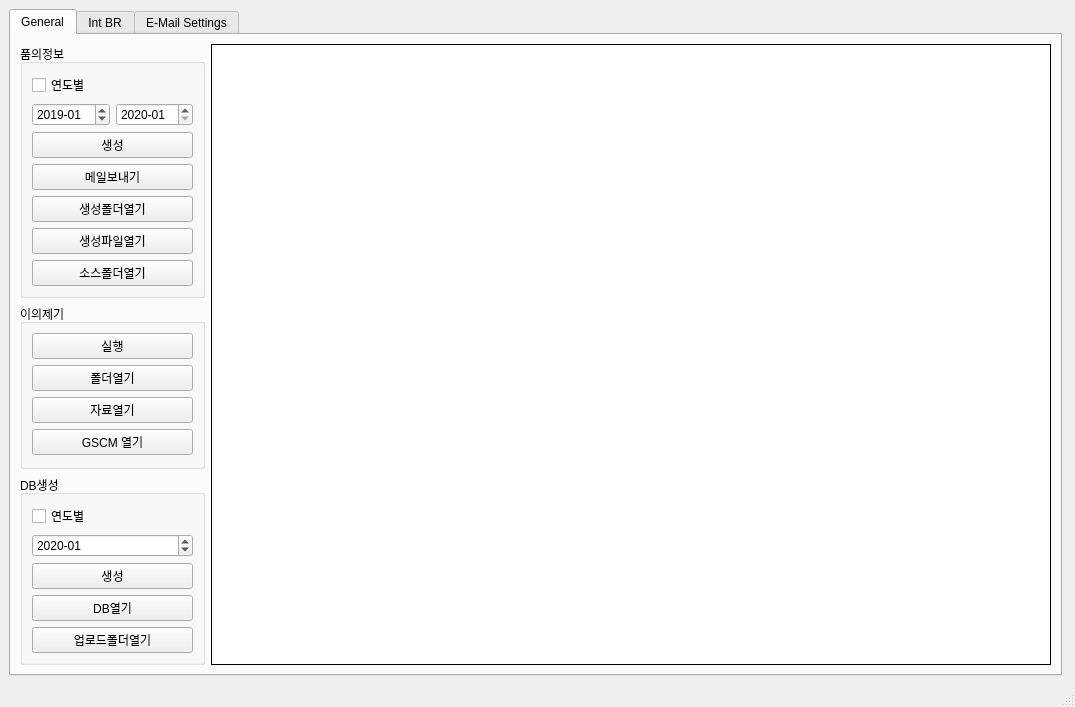
<?xml version="1.0" encoding="UTF-8"?>
<ui version="4.0">
 <class>Consult2</class>
 <widget class="QMainWindow" name="Consult2">
  <property name="geometry">
   <rect>
    <x>0</x>
    <y>0</y>
    <width>1075</width>
    <height>616</height>
   </rect>
  </property>
  <property name="windowTitle">
   <string>Consult2</string>
  </property>
  <widget class="QWidget" name="centralwidget">
   <layout class="QGridLayout" name="gridLayout">
    <item row="0" column="1">
     <spacer name="horizontalSpacer_2">
      <property name="orientation">
       <enum>Qt::Horizontal</enum>
      </property>
      <property name="sizeHint" stdset="0">
       <size>
        <width>40</width>
        <height>20</height>
       </size>
      </property>
     </spacer>
    </item>
    <item row="0" column="0">
     <widget class="QTabWidget" name="tabWidget">
      <property name="currentIndex">
       <number>0</number>
      </property>
      <widget class="QWidget" name="tab_1">
       <attribute name="title">
        <string>General</string>
       </attribute>
       <layout class="QGridLayout" name="gridLayout_5">
        <item row="0" column="0">
         <widget class="QGroupBox" name="Consult">
          <property name="title">
           <string>품의정보</string>
          </property>
          <layout class="QGridLayout" name="gridLayout_3">
           <item row="6" column="0" colspan="2">
            <widget class="QPushButton" name="consult_folderBtn">
             <property name="text">
              <string>생성폴더열기</string>
             </property>
            </widget>
           </item>
           <item row="1" column="1">
            <widget class="QDateEdit" name="end_m">
             <property name="contextMenuPolicy">
              <enum>Qt::NoContextMenu</enum>
             </property>
             <property name="maximumDate">
              <date>
               <year>2030</year>
               <month>12</month>
               <day>31</day>
              </date>
             </property>
             <property name="minimumDate">
              <date>
               <year>2010</year>
               <month>1</month>
               <day>1</day>
              </date>
             </property>
             <property name="currentSection">
              <enum>QDateTimeEdit::MonthSection</enum>
             </property>
             <property name="displayFormat">
              <string>yyyy-MM</string>
             </property>
             <property name="currentSectionIndex">
              <number>1</number>
             </property>
             <property name="date">
              <date>
               <year>2020</year>
               <month>1</month>
               <day>1</day>
              </date>
             </property>
            </widget>
           </item>
           <item row="0" column="0">
            <widget class="QCheckBox" name="year_checkBX_1">
             <property name="text">
              <string>연도별</string>
             </property>
            </widget>
           </item>
           <item row="5" column="0" colspan="2">
            <widget class="QPushButton" name="email_Btn">
             <property name="text">
              <string>메일보내기</string>
             </property>
            </widget>
           </item>
           <item row="7" column="0" colspan="2">
            <widget class="QPushButton" name="file_Btn">
             <property name="text">
              <string>생성파일열기</string>
             </property>
            </widget>
           </item>
           <item row="1" column="0">
            <widget class="QDateEdit" name="start_m">
             <property name="maximumDate">
              <date>
               <year>2030</year>
               <month>12</month>
               <day>31</day>
              </date>
             </property>
             <property name="minimumDate">
              <date>
               <year>2010</year>
               <month>1</month>
               <day>1</day>
              </date>
             </property>
             <property name="currentSection">
              <enum>QDateTimeEdit::YearSection</enum>
             </property>
             <property name="displayFormat">
              <string>yyyy-MM</string>
             </property>
             <property name="date">
              <date>
               <year>2019</year>
               <month>1</month>
               <day>1</day>
              </date>
             </property>
            </widget>
           </item>
           <item row="4" column="0" colspan="2">
            <widget class="QPushButton" name="consult_confirmBtn">
             <property name="text">
              <string>생성</string>
             </property>
            </widget>
           </item>
           <item row="8" column="0" colspan="2">
            <widget class="QPushButton" name="sourceBtn">
             <property name="text">
              <string>소스폴더열기</string>
             </property>
            </widget>
           </item>
          </layout>
         </widget>
        </item>
        <item row="0" column="1" rowspan="3">
         <widget class="QLabel" name="image">
          <property name="minimumSize">
           <size>
            <width>840</width>
            <height>480</height>
           </size>
          </property>
          <property name="maximumSize">
           <size>
            <width>1000</width>
            <height>1000</height>
           </size>
          </property>
          <property name="styleSheet">
           <string notr="true">background-color: rgb(255, 255, 255);</string>
          </property>
          <property name="frameShape">
           <enum>QFrame::Box</enum>
          </property>
          <property name="text">
           <string/>
          </property>
          <property name="scaledContents">
           <bool>true</bool>
          </property>
         </widget>
        </item>
        <item row="1" column="0">
         <widget class="QGroupBox" name="Objection">
          <property name="title">
           <string>이의제기</string>
          </property>
          <layout class="QGridLayout" name="gridLayout_4">
           <item row="2" column="0" colspan="2">
            <widget class="QPushButton" name="excute_BTN_1">
             <property name="text">
              <string>실행</string>
             </property>
            </widget>
           </item>
           <item row="3" column="0" colspan="2">
            <widget class="QPushButton" name="obj_folderBtn">
             <property name="text">
              <string>폴더열기</string>
             </property>
            </widget>
           </item>
           <item row="5" column="0" colspan="2">
            <widget class="QPushButton" name="GSCM_BTN">
             <property name="text">
              <string>GSCM 열기</string>
             </property>
            </widget>
           </item>
           <item row="4" column="0" colspan="2">
            <widget class="QPushButton" name="obj_fileBtn">
             <property name="text">
              <string>자료열기</string>
             </property>
            </widget>
           </item>
          </layout>
         </widget>
        </item>
        <item row="2" column="0">
         <widget class="QGroupBox" name="DBgen">
          <property name="title">
           <string>DB생성</string>
          </property>
          <layout class="QGridLayout" name="gridLayout_2">
           <item row="0" column="0">
            <widget class="QCheckBox" name="year_checkBX_2">
             <property name="text">
              <string>연도별</string>
             </property>
            </widget>
           </item>
           <item row="2" column="0" colspan="2">
            <widget class="QPushButton" name="DB_CRT_BTN">
             <property name="text">
              <string>생성</string>
             </property>
            </widget>
           </item>
           <item row="1" column="0" colspan="2">
            <widget class="QDateEdit" name="DB_start_m">
             <property name="contextMenuPolicy">
              <enum>Qt::PreventContextMenu</enum>
             </property>
             <property name="dateTime">
              <datetime>
               <hour>0</hour>
               <minute>0</minute>
               <second>0</second>
               <year>2020</year>
               <month>1</month>
               <day>1</day>
              </datetime>
             </property>
             <property name="maximumDate">
              <date>
               <year>2030</year>
               <month>12</month>
               <day>31</day>
              </date>
             </property>
             <property name="minimumDate">
              <date>
               <year>2010</year>
               <month>1</month>
               <day>1</day>
              </date>
             </property>
             <property name="displayFormat">
              <string>yyyy-MM</string>
             </property>
            </widget>
           </item>
           <item row="3" column="0" colspan="2">
            <widget class="QPushButton" name="DB_OPN_BTN">
             <property name="text">
              <string>DB열기</string>
             </property>
            </widget>
           </item>
           <item row="4" column="0" colspan="2">
            <widget class="QPushButton" name="upload_BTN_2">
             <property name="text">
              <string>업로드폴더열기</string>
             </property>
            </widget>
           </item>
          </layout>
         </widget>
        </item>
       </layout>
      </widget>
      <widget class="QWidget" name="tab_2">
       <attribute name="title">
        <string>Int BR</string>
       </attribute>
       <layout class="QGridLayout" name="gridLayout_8">
        <item row="0" column="0">
         <widget class="QGroupBox" name="IntBR">
          <property name="title">
           <string>통합분담율</string>
          </property>
          <layout class="QGridLayout" name="gridLayout_6">
           <item row="3" column="2">
            <widget class="QLineEdit" name="lineEdit_exc"/>
           </item>
           <item row="0" column="0" colspan="3">
            <widget class="QComboBox" name="comboBox">
             <item>
              <property name="text">
               <string>HMMA</string>
              </property>
             </item>
             <item>
              <property name="text">
               <string>KMMG</string>
              </property>
             </item>
             <item>
              <property name="text">
               <string>KMS</string>
              </property>
             </item>
             <item>
              <property name="text">
               <string>HMMC</string>
              </property>
             </item>
             <item>
              <property name="text">
               <string>HMMR</string>
              </property>
             </item>
             <item>
              <property name="text">
               <string>HMB</string>
              </property>
             </item>
             <item>
              <property name="text">
               <string>KMM</string>
              </property>
             </item>
             <item>
              <property name="text">
               <string>HAOS</string>
              </property>
             </item>
             <item>
              <property name="text">
               <string>HMI</string>
              </property>
             </item>
             <item>
              <property name="text">
               <string>KMI</string>
              </property>
             </item>
             <item>
              <property name="text">
               <string>CHMC</string>
              </property>
             </item>
             <item>
              <property name="text">
               <string>YOUNGSAN</string>
              </property>
             </item>
            </widget>
           </item>
           <item row="1" column="2">
            <widget class="QDateEdit" name="end_m_2">
             <property name="contextMenuPolicy">
              <enum>Qt::NoContextMenu</enum>
             </property>
             <property name="maximumDate">
              <date>
               <year>2030</year>
               <month>12</month>
               <day>31</day>
              </date>
             </property>
             <property name="minimumDate">
              <date>
               <year>2010</year>
               <month>1</month>
               <day>1</day>
              </date>
             </property>
             <property name="currentSection">
              <enum>QDateTimeEdit::MonthSection</enum>
             </property>
             <property name="displayFormat">
              <string>yyyy-MM</string>
             </property>
             <property name="currentSectionIndex">
              <number>1</number>
             </property>
             <property name="date">
              <date>
               <year>2020</year>
               <month>1</month>
               <day>1</day>
              </date>
             </property>
            </widget>
           </item>
           <item row="6" column="0" colspan="3">
            <widget class="QPushButton" name="test_btn">
             <property name="text">
              <string>테스트</string>
             </property>
            </widget>
           </item>
           <item row="8" column="0" colspan="3">
            <widget class="QPushButton" name="br_filebtn">
             <property name="text">
              <string>생성파일열기</string>
             </property>
            </widget>
           </item>
           <item row="7" column="0" colspan="3">
            <widget class="QPushButton" name="br_foldbtn">
             <property name="text">
              <string>생성폴더열기</string>
             </property>
            </widget>
           </item>
           <item row="5" column="0" colspan="3">
            <widget class="QPushButton" name="calculate_btn">
             <property name="text">
              <string>계산</string>
             </property>
            </widget>
           </item>
           <item row="9" column="0" colspan="3">
            <widget class="QPushButton" name="br_emailbtn">
             <property name="text">
              <string>메일보내기</string>
             </property>
            </widget>
           </item>
           <item row="2" column="2">
            <widget class="QLineEdit" name="lineEdit_gen"/>
           </item>
           <item row="2" column="0">
            <widget class="QLabel" name="label_gen">
             <property name="text">
              <string>일반분담율</string>
             </property>
            </widget>
           </item>
           <item row="3" column="0">
            <widget class="QLabel" name="label_exc">
             <property name="text">
              <string>교류분담율</string>
             </property>
            </widget>
           </item>
           <item row="1" column="0" colspan="2">
            <widget class="QDateEdit" name="start_m_2">
             <property name="maximumDate">
              <date>
               <year>2030</year>
               <month>12</month>
               <day>31</day>
              </date>
             </property>
             <property name="minimumDate">
              <date>
               <year>2010</year>
               <month>1</month>
               <day>1</day>
              </date>
             </property>
             <property name="currentSection">
              <enum>QDateTimeEdit::YearSection</enum>
             </property>
             <property name="displayFormat">
              <string>yyyy-MM</string>
             </property>
             <property name="date">
              <date>
               <year>2019</year>
               <month>1</month>
               <day>1</day>
              </date>
             </property>
            </widget>
           </item>
          </layout>
         </widget>
        </item>
        <item row="1" column="0">
         <widget class="QGroupBox" name="IntBR_raw">
          <property name="title">
           <string>로우데이터 생성</string>
          </property>
          <layout class="QGridLayout" name="gridLayout_9">
           <item row="2" column="1">
            <widget class="QComboBox" name="comboBox_gen_exc">
             <item>
              <property name="text">
               <string>전체</string>
              </property>
             </item>
             <item>
              <property name="text">
               <string>일반</string>
              </property>
             </item>
             <item>
              <property name="text">
               <string>교류</string>
              </property>
             </item>
            </widget>
           </item>
           <item row="1" column="1">
            <widget class="QDateEdit" name="end_m_3">
             <property name="contextMenuPolicy">
              <enum>Qt::NoContextMenu</enum>
             </property>
             <property name="maximumDate">
              <date>
               <year>2030</year>
               <month>12</month>
               <day>31</day>
              </date>
             </property>
             <property name="minimumDate">
              <date>
               <year>2010</year>
               <month>1</month>
               <day>1</day>
              </date>
             </property>
             <property name="currentSection">
              <enum>QDateTimeEdit::MonthSection</enum>
             </property>
             <property name="displayFormat">
              <string>yyyy-MM</string>
             </property>
             <property name="currentSectionIndex">
              <number>1</number>
             </property>
             <property name="date">
              <date>
               <year>2020</year>
               <month>1</month>
               <day>1</day>
              </date>
             </property>
            </widget>
           </item>
           <item row="6" column="0" colspan="2">
            <widget class="QPushButton" name="br_rawbtn">
             <property name="text">
              <string>생성</string>
             </property>
            </widget>
           </item>
           <item row="3" column="1">
            <widget class="QComboBox" name="comboBox_cc">
             <item>
              <property name="text">
               <string>전체</string>
              </property>
             </item>
             <item>
              <property name="text">
               <string>켐페인제외</string>
              </property>
             </item>
            </widget>
           </item>
           <item row="8" column="0" colspan="2">
            <widget class="QPushButton" name="br_rawfoldbtn">
             <property name="text">
              <string>생성폴더열기</string>
             </property>
            </widget>
           </item>
           <item row="1" column="0">
            <widget class="QDateEdit" name="start_m_3">
             <property name="maximumDate">
              <date>
               <year>2030</year>
               <month>12</month>
               <day>31</day>
              </date>
             </property>
             <property name="minimumDate">
              <date>
               <year>2010</year>
               <month>1</month>
               <day>1</day>
              </date>
             </property>
             <property name="currentSection">
              <enum>QDateTimeEdit::YearSection</enum>
             </property>
             <property name="displayFormat">
              <string>yyyy-MM</string>
             </property>
             <property name="date">
              <date>
               <year>2019</year>
               <month>1</month>
               <day>1</day>
              </date>
             </property>
            </widget>
           </item>
           <item row="3" column="0">
            <widget class="QLabel" name="label_exc_2">
             <property name="text">
              <string>캠페인</string>
             </property>
            </widget>
           </item>
           <item row="0" column="0" colspan="2">
            <widget class="QComboBox" name="comboBox_2">
             <item>
              <property name="text">
               <string>HMMA</string>
              </property>
             </item>
             <item>
              <property name="text">
               <string>KMMG</string>
              </property>
             </item>
             <item>
              <property name="text">
               <string>KMS</string>
              </property>
             </item>
             <item>
              <property name="text">
               <string>HMMC</string>
              </property>
             </item>
             <item>
              <property name="text">
               <string>HMMR</string>
              </property>
             </item>
             <item>
              <property name="text">
               <string>HMB</string>
              </property>
             </item>
             <item>
              <property name="text">
               <string>KMM</string>
              </property>
             </item>
             <item>
              <property name="text">
               <string>HAOS</string>
              </property>
             </item>
             <item>
              <property name="text">
               <string>HMI</string>
              </property>
             </item>
             <item>
              <property name="text">
               <string>KMI</string>
              </property>
             </item>
             <item>
              <property name="text">
               <string>CHMC</string>
              </property>
             </item>
             <item>
              <property name="text">
               <string>YOUNGSAN</string>
              </property>
             </item>
            </widget>
           </item>
           <item row="4" column="0">
            <widget class="QLabel" name="label_gen_3">
             <property name="text">
              <string>통분/개별</string>
             </property>
            </widget>
           </item>
           <item row="2" column="0">
            <widget class="QLabel" name="label_gen_exc">
             <property name="text">
              <string>일반/교류</string>
             </property>
            </widget>
           </item>
           <item row="4" column="1">
            <widget class="QComboBox" name="comboBox_int_spe">
             <item>
              <property name="text">
               <string>전체</string>
              </property>
             </item>
             <item>
              <property name="text">
               <string>통분</string>
              </property>
             </item>
             <item>
              <property name="text">
               <string>개별</string>
              </property>
             </item>
            </widget>
           </item>
          </layout>
         </widget>
        </item>
        <item row="0" column="1" rowspan="2">
         <widget class="QLabel" name="image_2">
          <property name="minimumSize">
           <size>
            <width>840</width>
            <height>480</height>
           </size>
          </property>
          <property name="maximumSize">
           <size>
            <width>1000</width>
            <height>1000</height>
           </size>
          </property>
          <property name="styleSheet">
           <string notr="true">background-color: rgb(255, 255, 255);</string>
          </property>
          <property name="frameShape">
           <enum>QFrame::Box</enum>
          </property>
          <property name="text">
           <string/>
          </property>
          <property name="scaledContents">
           <bool>true</bool>
          </property>
         </widget>
        </item>
       </layout>
      </widget>
      <widget class="QWidget" name="tab_3">
       <attribute name="title">
        <string>E-Mail Settings</string>
       </attribute>
       <layout class="QGridLayout" name="gridLayout_7">
        <item row="0" column="1">
         <widget class="QGroupBox" name="mail_option">
          <property name="title">
           <string>메일 설정</string>
          </property>
          <layout class="QFormLayout" name="formLayout">
           <item row="1" column="0">
            <widget class="QLabel" name="label_to">
             <property name="text">
              <string>To</string>
             </property>
            </widget>
           </item>
           <item row="1" column="1">
            <widget class="QLineEdit" name="lineEdit_to">
             <property name="enabled">
              <bool>false</bool>
             </property>
            </widget>
           </item>
           <item row="2" column="0">
            <widget class="QLabel" name="label_cc">
             <property name="text">
              <string>Cc</string>
             </property>
            </widget>
           </item>
           <item row="2" column="1">
            <widget class="QLineEdit" name="lineEdit_cc">
             <property name="enabled">
              <bool>false</bool>
             </property>
            </widget>
           </item>
           <item row="0" column="0">
            <widget class="QCheckBox" name="mail_disable">
             <property name="text">
              <string>메일 송부 비활성화</string>
             </property>
             <property name="checked">
              <bool>true</bool>
             </property>
            </widget>
           </item>
           <item row="3" column="0" colspan="2">
            <spacer name="verticalSpacer_2">
             <property name="orientation">
              <enum>Qt::Vertical</enum>
             </property>
             <property name="sizeHint" stdset="0">
              <size>
               <width>20</width>
               <height>40</height>
              </size>
             </property>
            </spacer>
           </item>
          </layout>
         </widget>
        </item>
        <item row="1" column="1">
         <spacer name="verticalSpacer">
          <property name="orientation">
           <enum>Qt::Vertical</enum>
          </property>
          <property name="sizeHint" stdset="0">
           <size>
            <width>20</width>
            <height>40</height>
           </size>
          </property>
         </spacer>
        </item>
       </layout>
      </widget>
     </widget>
    </item>
   </layout>
  </widget>
  <widget class="QStatusBar" name="statusbar"/>
 </widget>
 <resources/>
 <connections/>
</ui>
